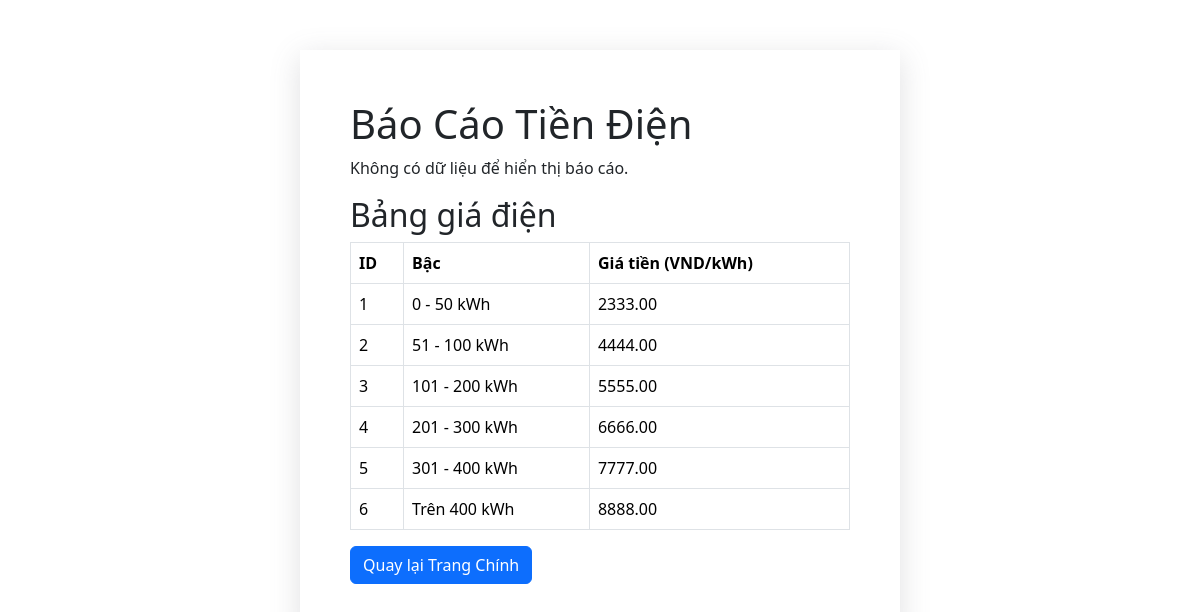
The page /calculate.php (signed in) on the database its author committed.
### tables this page shows
CREATE TABLE `bacsodien` (
  `id` int(6) UNSIGNED NOT NULL,
  `bac_name` varchar(50) NOT NULL,
  `gia_tien` float(10,2) NOT NULL
);

### calculate.php (the view, shortened to what this page needs)
<?php
$hostName = "localhost";
$dbUser = "root";
$dbPassword = "";
$dbName = "login_register";
$conn = mysqli_connect($hostName, $dbUser, $dbPassword, $dbName);
$sql = "SELECT * FROM bacsodien";
$result = $conn->query($sql);
$bac_gia_dien = [];
if ($result->num_rows > 0) {
    while ($row = $result->fetch_assoc()) {
        $bac_gia_dien[] = $row;
    }
} else {
    echo "Không có dữ liệu bậc giá điện.";
}
?>
<!DOCTYPE html>
<html lang="en">
<head>
    <link rel="stylesheet" href="https://cdn.jsdelivr.net/npm/bootstrap@5.3.2/dist/css/bootstrap.min.css">
    <link rel="stylesheet" href="style.css">
</head>
<body>
<div class="container">
        <h1>Báo Cáo Tiền Điện</h1>
        <?php if (isset($soDienMoi) && isset($tienDien)): ?>
            <div class="report">
                <p>Số điện mới: <?php echo htmlspecialchars($soDienMoi); ?> kWh</p>
                <p>Tổng tiền điện: <?php echo htmlspecialchars($tienDien); ?> VND</p>
            </div>
        <?php else: ?>
            <p>Không có dữ liệu để hiển thị báo cáo.</p>
        <?php endif; ?>
        <h2>Bảng giá điện</h2>
        <table class="table table-bordered">
            <thead>
                <tr>
                    <th>ID</th>
                    <th>Bậc</th>
                    <th>Giá tiền (VND/kWh)</th>
                </tr>
            </thead>
            <tbody>
                <?php foreach ($bac_gia_dien as $row): ?>
                    <tr>
                        <td><?php echo htmlspecialchars($row['id']); ?></td>
                        <td><?php echo htmlspecialchars($row['bac_name']); ?></td>
                        <td><?php echo htmlspecialchars($row['gia_tien']); ?></td>
                    </tr>
                <?php endforeach; ?>
            </tbody>
        </table>
        <a href="index.php" class="btn btn-primary">Quay lại Trang Chính</a>
    </div>
</body>
</html>

### rows shown on the page
bacsodien: id "1", bac_name "0 - 50 kWh", gia_tien "2333.00"
bacsodien: id "2", bac_name "51 - 100 kWh", gia_tien "4444.00"
bacsodien: id "3", bac_name "101 - 200 kWh", gia_tien "5555.00"
bacsodien: id "4", bac_name "201 - 300 kWh", gia_tien "6666.00"
bacsodien: id "5", bac_name "301 - 400 kWh", gia_tien "7777.00"
bacsodien: id "6", bac_name "Trên 400 kWh", gia_tien "8888.00"
